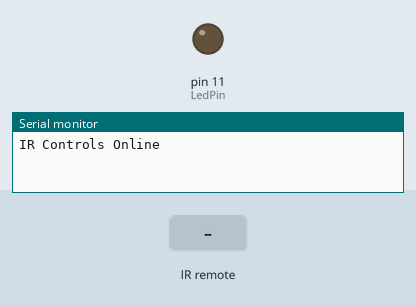
Simulated run of this sketch. Board: Arduino Uno, built with avr-gcc and run on an emulated ATmega328P. Shown: output pins drawn as LEDs (lit = HIGH), the last lines printed to the serial monitor. Inputs (shaded band) come from the test bench.

Above: at 1.2 s.
1.3 s: infrared code 0xE0E036C9 received
At 1.9 s:
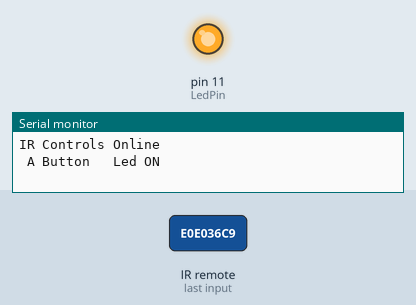
2.8 s: infrared code 0xE0E06897 received
At 4.2 s:
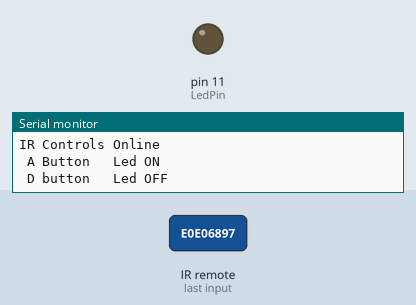
Timing chart, 0 to 5.8 s (numbered marks = the images above; inputs shaded):
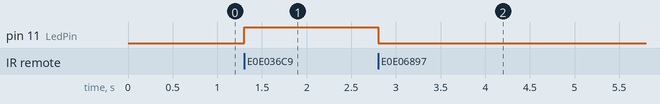

Measured:
- after the input at 1.3 s, pin 11 (LedPin): LOW → HIGH at once
- after the input at 2.8 s, pin 11 (LedPin): HIGH → LOW at once

The sketch:

A-on_D-off__2020_12_17_04_50_34_UTC_.ino
```cpp
#include "IRremote.h"

const int receiver = 9; // Signal Pin of IR receiver to Arduino Pin 9
const int LedPin = 11; //output to pin 11
int LedState = LOW;

IRrecv irrecv(receiver);
decode_results results;

void setup(){
  Serial.begin(9600);
  pinMode(LedPin, OUTPUT);
  Serial.println("IR Controls Online");
  irrecv.enableIRIn(); // Start the receiver
}

void loop(){
  if (irrecv.decode(&results)){ // have we received an IR signal?
    translateIR();
    irrecv.resume(); // receive the next value
  }
}

void translateIR(){ // takes action based on IR code received
 switch(results.value){
  case 0xE0E036C9: digitalWrite(LedPin, HIGH);
    Serial.println(" A Button   Led ON"); break;
  case 0xE0E06897: digitalWrite(LedPin, LOW);
    Serial.println(" D button   Led OFF"); break;
  default:
    Serial.println(" Button not in use");

  }
  delay(500); // Do not get immediate repeat
}
```
